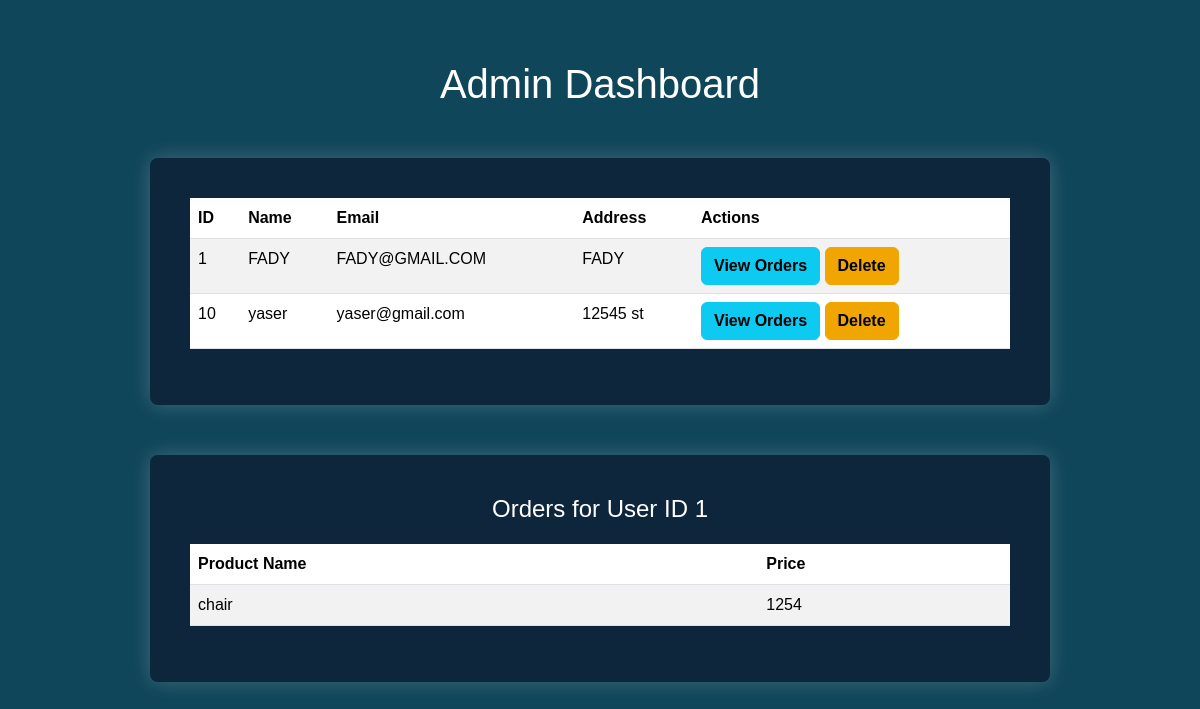
Screenshot of /pages/adminDashboard.php?view_orders=1 with the database file from the repository.
### tables this page shows
CREATE TABLE `user` (
  `id` int(11) NOT NULL,
  `name` varchar(191) NOT NULL,
  `email` varchar(191) NOT NULL,
  `password` varchar(191) NOT NULL,
  `address` varchar(191) NOT NULL,
  `type` varchar(191) NOT NULL
);

CREATE TABLE `cart` (
  `id` int(11) NOT NULL,
  `user_id` int(11) NOT NULL,
  `product_id` int(11) NOT NULL
);

CREATE TABLE `products` (
  `id` int(11) NOT NULL,
  `name` varchar(191) NOT NULL,
  `producer` varchar(191) NOT NULL,
  `price` int(11) NOT NULL,
  `image` varchar(255) DEFAULT NULL
);

### models/AdminModel.php (called while the page is built, shortened)
<?php
function get_all_users() {
    $conn = connectToDB();
    if ($conn) {
        $stmt = $conn->prepare("SELECT * FROM user");
        $stmt->execute();
        return $stmt->fetchAll(PDO::FETCH_ASSOC);
    } else {
        return [];
    }
}
function get_user_orders($userId) {
    $conn = connectToDB();
    if ($conn) {
        $stmt = $conn->prepare("
            SELECT
                o.id AS order_id,
                p.name AS name,
                p.price
            FROM
                cart o
            JOIN
                products p ON o.product_id = p.id
            WHERE
                o.user_id = :user_id
        ");
        $stmt->execute(['user_id' => $userId]);
        return $stmt->fetchAll(PDO::FETCH_ASSOC);
    } else {
        return [];
    }
}

### pages/adminDashboard.php (the view, shortened to what this page needs)
<?php
include_once '../includes/header.php';
include_once '../includes/header.php';
include('../models/AdminModel.php');
$users = get_all_users();
echo '<div class="container">';
echo '<h1 class="text-center">Admin Dashboard</h1>';
if (!empty($users)) {
    echo '<div class="form-container">';
    echo '<table class="table table-striped">';
    echo '<thead><tr><th>ID</th><th>Name</th><th>Email</th><th>Address</th><th>Actions</th></tr></thead><tbody>';
    foreach ($users as $user) {
        if ($user['type'] == "client") {
            echo '<tr>';
            echo '<td>' . $user['id'] . '</td>';
            echo '<td>' . $user['name'] . '</td>';
            echo '<td>' . $user['email'] . '</td>';
            echo '<td>' . $user['address'] . '</td>';
            echo '<td>';
            echo '<a href="adminDashboard.php?view_orders=' . $user['id'] . '" class="btn btn-info">View Orders</a> ';
            echo '<a href="adminDashboard.php?delete_user=' . $user['id'] . '" class="btn btn-warning">Delete</a>';
            echo '</td>';
            echo '</tr>';
        }
    }
    echo '</tbody></table>';
    echo '</div>';
} else {
    echo '<p class="text-center">No users found</p>';
}
if (isset($_GET['view_orders'])) {
    $userId = intval($_GET['view_orders']);
    $orders = get_user_orders($userId);
    echo '<div class="form-container">';
    echo '<h2 class="text-center">Orders for User ID '.$userId.'</h2>';
    if (!empty($orders)) {
        echo '<table class="table table-striped">';
        echo '<thead><tr><th>Product Name</th><th>Price</th></tr></thead><tbody>';
        foreach ($orders as $order) {
            echo '<tr>';
            echo '<td>'.$order['name'].'</td>';
            echo '<td>'.$order['price'].'</td>';
            echo '</tr>';
        }
        echo '</tbody></table>';
    } else {
        echo '<p class="text-center">No orders found for this user.</p>';
    }
    echo '</div>';
}
include('../includes/footer.php');
?>

### styles/styles.css (style rules this page uses)
body { background: #10465a; font-family: 'Arial', sans-serif; color: #fff; position: relative; }
.form-container { max-width: 900px; margin: 50px auto; padding: 40px; border-radius: 8px; background: rgba(13, 31, 53, 0.8); box-shadow: 0 0 20px rgba(255, 255, 255, 0.2); }
.container { margin-top: 60px; }
.btn-warning { background-color: #f0a500; border-color: #f0a500; color: #01040c; transition: background-color 0.3s ease; }
.form-container h2 { font-size: 24px; margin-bottom: 20px; }
.form-container .btn { border-radius: 0.375rem; font-weight: 600; }

### rows the page displays
user: id "1", name "FADY", email "FADY@GMAIL.COM", address "FADY"
user: id "10", name "yaser", email "yaser@gmail.com", address "12545 st"
cart: product.name "chair", product.price "1254"

### other values shown
$userId "1"
